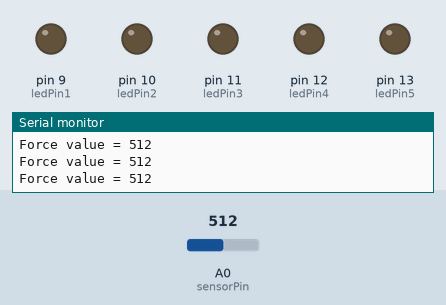
Recording of a sketch running on a simulated Arduino Uno, built with avr-gcc and run on an emulated ATmega328P. On the bench: output pins drawn as LEDs (lit = HIGH), the last lines printed to the serial monitor. Inputs (shaded band) come from the test bench; at power-on: A0 (sensorPin) = 512.

Above: at 1.2 s.
1.3 s: A0 (sensorPin) set to 872
4.3 s: A0 (sensorPin) set to 901
At 5.5 s:
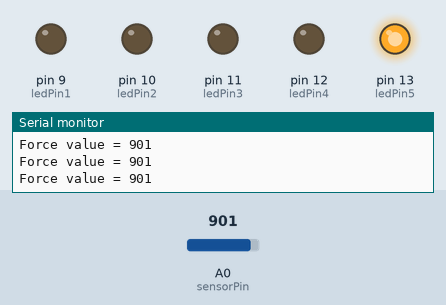
5.8 s: A0 (sensorPin) set to 941
At 7.0 s:
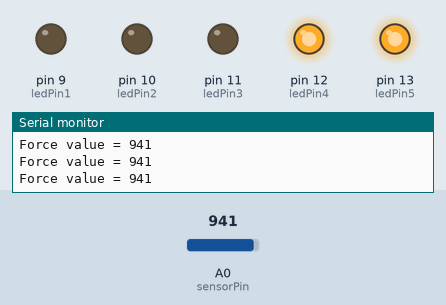
7.3 s: A0 (sensorPin) set to 964
At 8.4 s:
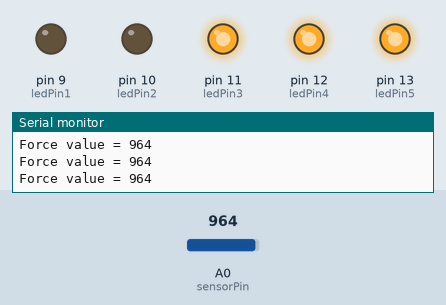
8.8 s: A0 (sensorPin) set to 1000
At 9.7 s:
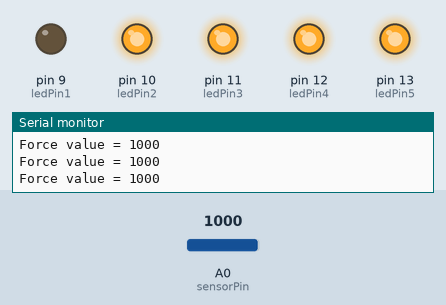
10.3 s: A0 (sensorPin) set to 1023
At 10.7 s:
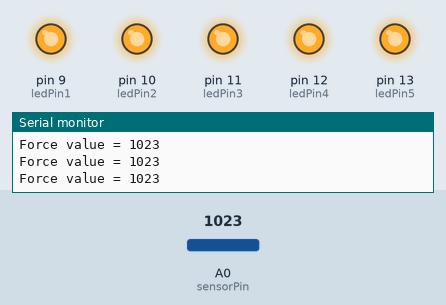
Timing chart, 0 to 12.8 s (numbered marks = the images above; inputs shaded):
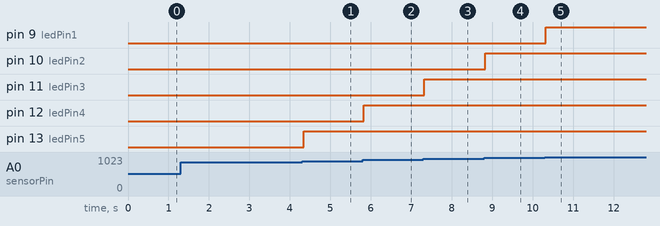

The sketch:

force_sensor_control_lights.ino
```cpp
int sensorPin = 0;
int ledPin1 = 9;
int ledPin2 = 10;
int ledPin3 = 11;
int ledPin4 = 12;
int ledPin5 = 13;
int sensorValue= 0;


void setup() {
  Serial.begin(9600);
  pinMode(ledPin1, OUTPUT);
  pinMode(ledPin2, OUTPUT);
  pinMode(ledPin3, OUTPUT);
  pinMode(ledPin4, OUTPUT);
  pinMode(ledPin5, OUTPUT);
}

void loop() {
sensorValue = analogRead(sensorPin);
Serial.print("Force value = ");
Serial.println(sensorValue);

if(sensorValue > 1020){
    digitalWrite(ledPin1, HIGH);
  }else digitalWrite(ledPin1, LOW);

  if(sensorValue > 990){
    digitalWrite(ledPin2, HIGH);
  }else digitalWrite(ledPin2, LOW);

  if(sensorValue > 956){
    digitalWrite(ledPin3, HIGH);
  }else digitalWrite(ledPin3, LOW);

   if(sensorValue > 923){
    digitalWrite(ledPin4, HIGH);
  }else digitalWrite(ledPin4, LOW);

  if(sensorValue > 890){
    digitalWrite(ledPin5, HIGH);
  }else digitalWrite(ledPin5, LOW);
}
```

Measured:
- the behaviour switches between 890 and 891 on A0 (sensorPin) (found by bisection; images 0 and 1)
- the behaviour switches between 923 and 924 on A0 (sensorPin) (found by bisection; images 1 and 2)
- the behaviour switches between 956 and 957 on A0 (sensorPin) (found by bisection; images 2 and 3)
- after the input at 4.3 s, pin 13 (ledPin5): LOW → HIGH at once
- after the input at 5.8 s, pin 12 (ledPin4): LOW → HIGH at once
- after the input at 7.3 s, pin 11 (ledPin3): LOW → HIGH at once
- after the input at 8.8 s, pin 10 (ledPin2): LOW → HIGH at once
- after the input at 10.3 s, pin 9 (ledPin1): LOW → HIGH at once
